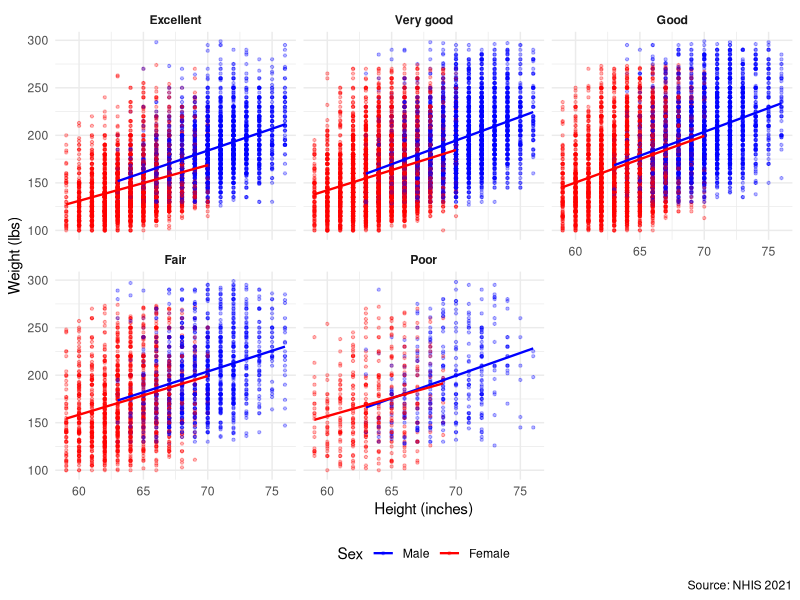
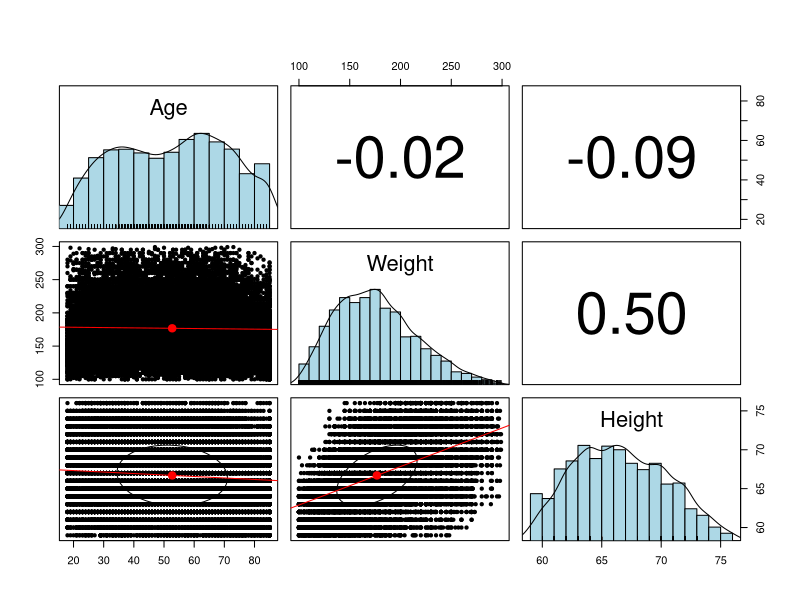

Recreate these plots in R, in order.
## ---- chunk 1
knitr::opts_chunk$set(echo = FALSE, warning = FALSE, message = FALSE,
                      fig.width = 6.5, fig.height = 4.5, dpi = 300)

library(tidyverse)
library(psych)

nhis <- read_csv("data/nhis_clean.csv") %>%
  mutate(
    SEX_A = factor(SEX_A, levels = c("Male", "Female")),
    PHSTAT_A = factor(PHSTAT_A,
                      levels = c("Excellent","Very good","Good","Fair","Poor"),
                      ordered = TRUE),
    EDUCP_A = factor(EDUCP_A,
                     levels = c("Less than High School",
                                "High School Graduate",
                                "Some College",
                                "College Graduate or better"))
  )
## ---- chunk 2
nhis %>%
  filter(!is.na(HEIGHTTC_A), !is.na(WEIGHTLBTC_A),
         !is.na(SEX_A), !is.na(PHSTAT_A)) %>%
  ggplot(aes(x = HEIGHTTC_A, y = WEIGHTLBTC_A, color = SEX_A)) + geom_point(alpha = 0.30, size = 0.8) +
  geom_smooth(method = "lm", se = FALSE, linewidth = 0.8) +
  facet_wrap(~ PHSTAT_A, nrow = 2) +
  scale_color_manual(values = c("Male" = "blue", "Female" = "red")) +
  labs(x = "Height (inches)", y = "Weight (lbs)", color = "Sex",
       caption = "Source: NHIS 2021") +
  theme_minimal(base_size = 11) +
  theme(strip.text = element_text(face = "bold"),
        legend.position = "bottom")
## ---- chunk 3
nhis %>%
  select(Age = AGEP_A, Weight = WEIGHTLBTC_A, Height = HEIGHTTC_A) %>%
  drop_na() %>%
  pairs.panels(method = "pearson", hist.col = "lightblue",
               density = TRUE, ellipses = TRUE, lm = TRUE,
               main = "") 
